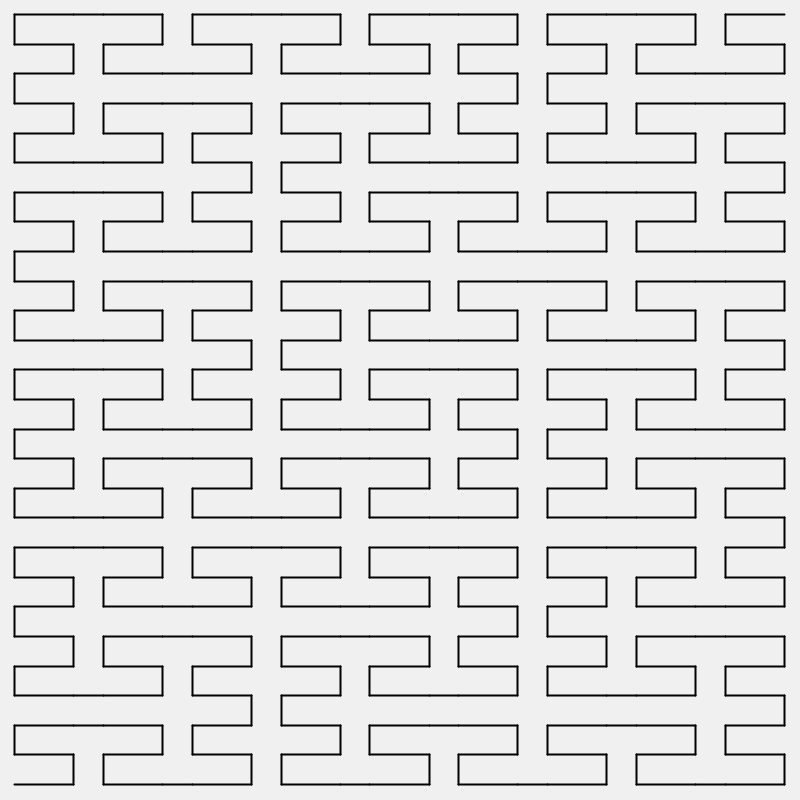
Frame 1 (no input)
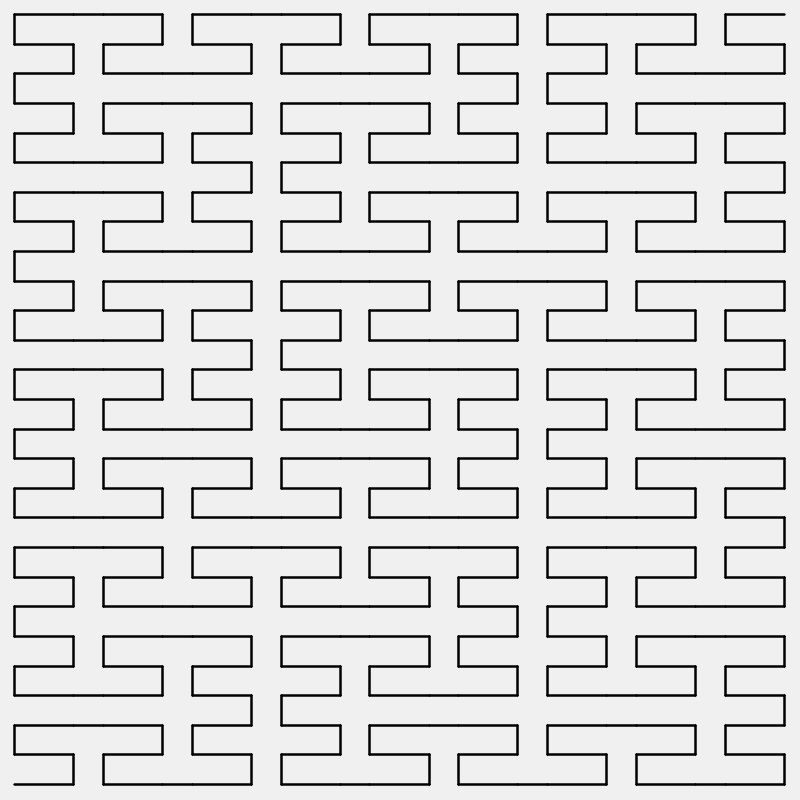
Frame 2 (the mouse pressed at the canvas centre, redrawn once)

The Processing sketch that drew these frames (run headless with seeded random() and noise(); the mouse was pressed at the canvas centre and the sketch redrawn once):

// Processing sketch: peano
// ── peano.pde
/* Peano curve */
final int N = 0, E = 1, S = 2, W = 3;

void setup() {
    size(800, 800);
    background(240);
    noLoop();
    strokeWeight(2);
}

void draw() {
    escurve(666, 133, 533, 2);
}

void escurve(float x, float y, float l, int n) {
    if ( n <= 0 ) {
        eslines(x, y, l);
        return ;
    }

    escurve(x+l/6    , y-l/6    , l/3, n-1);
    concurve(x-l/2+l/6, y+l/6    , l/6, S, n-1);
    securve(x-l/2-l/6, y-l/6    , l/3, n-1);
    concurve(x-l+l/6  , y-l/6    , l/6, N, n-1);
    escurve(x-l+l/6  , y-l/6    , l/3, n-1);
    concurve(x-l-l/6  , y+l/6    , l/6, W, n-1);
    securve(x-l-l/6  , y+l/2-l/6, l/3, n-1);
    concurve(x-l+l/6  , y+l/2+l/6, l/6, S, n-1);
    escurve(x-l/2+l/6, y+l/2-l/6, l/3, n-1);
    concurve(x-l/2+l/6, y+l/2-l/6, l/6, N, n-1);
    securve(x-l/6    , y+l/2-l/6, l/3, n-1);
    concurve(x+l/6    , y+l/2+l/6, l/6, E, n-1);
    escurve(x+l/6    , y+l-l/6  , l/3, n-1);
    concurve(x-l/2+l/6, y+l+l/6  , l/6, S, n-1);
    securve(x-l/2-l/6, y+l-l/6  , l/3, n-1);
    concurve(x-l+l/6  , y+l-l/6  , l/6, N, n-1);
    escurve(x-l+l/6  , y+l-l/6  , l/3, n-1);
}

void eslines(float x, float y, float l) {
    line(x  , y    , x-l, y    );
    line(x-l, y    , x-l, y+l/2);
    line(x-l, y+l/2, x  , y+l/2);
    line(x  , y+l/2, x  , y+l  );
    line(x  , y+l  , x-l, y+l  );
}

void securve(float x, float y, float l, int n) {
    if ( n <= 0 ) {
        selines(x, y, l);
        return ;
    }

    securve(x-l/6    , y-l/6    , l/3, n-1);
    concurve(x+l/6    , y+l/6    , l/6, S, n-1);
    escurve(x+l/2+l/6, y-l/6    , l/3, n-1);
    concurve(x+l/2+l/6, y-l/6    , l/6, N, n-1);
    securve(x+l-l/6  , y-l/6    , l/3, n-1);
    concurve(x+l+l/6  , y+l/6    , l/6, E, n-1);
    escurve(x+l+l/6  , y+l/2-l/6, l/3, n-1);
    concurve(x+l/2+l/6, y+l/2+l/6, l/6, S, n-1);
    securve(x+l/2-l/6, y+l/2-l/6, l/3, n-1);
    concurve(x+l/6    , y+l/2-l/6, l/6, N, n-1);
    escurve(x+l/6    , y+l/2-l/6, l/3, n-1);
    concurve(x-l/6    , y+l/2+l/6, l/6, W, n-1);
    securve(x-l/6    , y+l-l/6  , l/3, n-1);
    concurve(x+l/6    , y+l+l/6  , l/6, S, n-1);
    escurve(x+l/2+l/6, y+l-l/6  , l/3, n-1);
    concurve(x+l/2+l/6, y+l-l/6  , l/6, N, n-1);
    securve(x+l-l/6  , y+l-l/6  , l/3, n-1);
}

void selines(float x, float y, float l) {
    line(x  , y    , x+l, y    );
    line(x+l, y    , x+l, y+l/2);
    line(x+l, y+l/2, x  , y+l/2);
    line(x  , y+l/2, x  , y+l  );
    line(x  , y+l  , x+l, y+l  );
}

void concurve(float x, float y, float l, int dist, int n) {
    if ( n <= 0 ) {
        conline(x, y, l, dist);
        return ;
    }

    switch( dist ) {
        case N : concurve(x+l/3, y-l/3, l/3, dist, n-1); break;
        case E : concurve(x+l/3, y+l/3, l/3, dist, n-1); break;
        case S : concurve(x+l/3, y+l/3, l/3, dist, n-1); break;
        case W : concurve(x-l/3, y+l/3, l/3, dist, n-1); break;
    }
}

void conline(float x, float y, float l, int d) {
    switch( d ) {
        case N :
        case S : line(x, y, x+l, y); break;
        case E :
        case W : line(x, y, x, y+l); break;
    }
}
